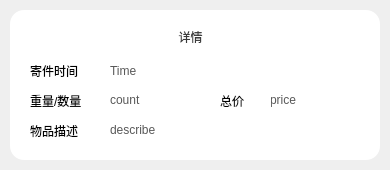
<?xml version="1.0" encoding="UTF-8"?>
<ui version="4.0">
 <class>PacketInfo</class>
 <widget class="QWidget" name="PacketInfo">
  <property name="geometry">
   <rect>
    <x>0</x>
    <y>0</y>
    <width>390</width>
    <height>170</height>
   </rect>
  </property>
  <property name="windowTitle">
   <string>Form</string>
  </property>
  <property name="styleSheet">
   <string notr="true">background:none;
font: 10pt &quot;微软雅黑&quot;;
color: rgb(0, 0, 0);</string>
  </property>
  <widget class="QWidget" name="widget" native="true">
   <property name="geometry">
    <rect>
     <x>10</x>
     <y>10</y>
     <width>370</width>
     <height>150</height>
    </rect>
   </property>
   <property name="styleSheet">
    <string notr="true">background-color: rgb(255, 255, 255);
border-radius:14px;</string>
   </property>
   <widget class="QLabel" name="packet_id">
    <property name="geometry">
     <rect>
      <x>80</x>
      <y>10</y>
      <width>131</width>
      <height>20</height>
     </rect>
    </property>
    <property name="styleSheet">
     <string notr="true">font: 700 10pt &quot;微软雅黑&quot;;
color: rgb(88, 88, 88);</string>
    </property>
    <property name="text">
     <string>test</string>
    </property>
   </widget>
   <widget class="QLabel" name="label">
    <property name="geometry">
     <rect>
      <x>20</x>
      <y>10</y>
      <width>54</width>
      <height>21</height>
     </rect>
    </property>
    <property name="styleSheet">
     <string notr="true">font: 700 10pt &quot;微软雅黑&quot;;
color: rgb(88, 88, 88);</string>
    </property>
    <property name="text">
     <string>运单号</string>
    </property>
   </widget>
   <widget class="QLabel" name="dest_user">
    <property name="geometry">
     <rect>
      <x>230</x>
      <y>45</y>
      <width>101</width>
      <height>31</height>
     </rect>
    </property>
    <property name="styleSheet">
     <string notr="true">font: 700 12pt &quot;微软雅黑&quot;;
text-align:center;</string>
    </property>
    <property name="text">
     <string>&lt;html&gt;&lt;head/&gt;&lt;body&gt;&lt;p&gt;destUser&lt;/p&gt;&lt;/body&gt;&lt;/html&gt;</string>
    </property>
   </widget>
   <widget class="QLabel" name="from_user">
    <property name="geometry">
     <rect>
      <x>30</x>
      <y>45</y>
      <width>91</width>
      <height>31</height>
     </rect>
    </property>
    <property name="styleSheet">
     <string notr="true">font: 700 12pt &quot;微软雅黑&quot;;
text-align:center;</string>
    </property>
    <property name="text">
     <string>&lt;html&gt;&lt;head/&gt;&lt;body&gt;&lt;p&gt;fromUser&lt;/p&gt;&lt;/body&gt;&lt;/html&gt;</string>
    </property>
   </widget>
   <widget class="QLabel" name="label_4">
    <property name="geometry">
     <rect>
      <x>130</x>
      <y>35</y>
      <width>101</width>
      <height>31</height>
     </rect>
    </property>
    <property name="styleSheet">
     <string notr="true">image: url(:/res/icon/icon_send_arrow.png);
background:none;
border:none;</string>
    </property>
    <property name="text">
     <string/>
    </property>
   </widget>
   <widget class="QPushButton" name="packet_recv_click">
    <property name="geometry">
     <rect>
      <x>260</x>
      <y>110</y>
      <width>81</width>
      <height>31</height>
     </rect>
    </property>
    <property name="styleSheet">
     <string notr="true">border:1.5px solid rgb(204,204,204);
border-radius:14px;
color: rgb(0, 0, 0);</string>
    </property>
    <property name="text">
     <string>签收</string>
    </property>
   </widget>
   <widget class="QLabel" name="recv_time">
    <property name="geometry">
     <rect>
      <x>90</x>
      <y>120</y>
      <width>160</width>
      <height>16</height>
     </rect>
    </property>
    <property name="styleSheet">
     <string notr="true">font: 700 10pt &quot;微软雅黑&quot;;
color: rgb(88, 88, 88);</string>
    </property>
    <property name="text">
     <string>Time</string>
    </property>
   </widget>
   <widget class="QLabel" name="packet_status">
    <property name="geometry">
     <rect>
      <x>150</x>
      <y>65</y>
      <width>61</width>
      <height>21</height>
     </rect>
    </property>
    <property name="styleSheet">
     <string notr="true">font: 700 9pt &quot;微软雅黑&quot;;
text-align:center;</string>
    </property>
    <property name="text">
     <string>&lt;html&gt;&lt;head/&gt;&lt;body&gt;&lt;p align=&quot;center&quot;&gt;运输中&lt;/p&gt;&lt;/body&gt;&lt;/html&gt;</string>
    </property>
   </widget>
   <widget class="QLabel" name="label_2">
    <property name="geometry">
     <rect>
      <x>20</x>
      <y>120</y>
      <width>61</width>
      <height>16</height>
     </rect>
    </property>
    <property name="styleSheet">
     <string notr="true">font: 700 10pt &quot;微软雅黑&quot;;
color: rgb(88, 88, 88);</string>
    </property>
    <property name="text">
     <string>签收时间</string>
    </property>
   </widget>
   <widget class="QPushButton" name="view_detail">
    <property name="geometry">
     <rect>
      <x>310</x>
      <y>7</y>
      <width>51</width>
      <height>31</height>
     </rect>
    </property>
    <property name="styleSheet">
     <string notr="true">image: url(:/res/icon/icon_packet_detail.png);</string>
    </property>
    <property name="text">
     <string/>
    </property>
   </widget>
   <widget class="QWidget" name="detail" native="true">
    <property name="geometry">
     <rect>
      <x>10</x>
      <y>10</y>
      <width>351</width>
      <height>131</height>
     </rect>
    </property>
    <property name="styleSheet">
     <string notr="true"/>
    </property>
    <widget class="QLabel" name="send_time">
     <property name="geometry">
      <rect>
       <x>90</x>
       <y>40</y>
       <width>171</width>
       <height>21</height>
      </rect>
     </property>
     <property name="styleSheet">
      <string notr="true">font: 10pt &quot;微软雅黑&quot;;
color: rgb(88, 88, 88);</string>
     </property>
     <property name="text">
      <string>Time</string>
     </property>
    </widget>
    <widget class="QLabel" name="label_3">
     <property name="geometry">
      <rect>
       <x>10</x>
       <y>40</y>
       <width>61</width>
       <height>21</height>
      </rect>
     </property>
     <property name="styleSheet">
      <string notr="true">background-color: rgb(255,255,255);
border:none;
font: 700 11pt &quot;微软雅黑&quot;;
color: rgb(0, 0, 0);</string>
     </property>
     <property name="text">
      <string>寄件时间</string>
     </property>
    </widget>
    <widget class="QLabel" name="label_5">
     <property name="geometry">
      <rect>
       <x>10</x>
       <y>100</y>
       <width>61</width>
       <height>21</height>
      </rect>
     </property>
     <property name="styleSheet">
      <string notr="true">background-color: rgb(255,255,255);
border:none;
font: 700 11pt &quot;微软雅黑&quot;;
color: rgb(0, 0, 0);</string>
     </property>
     <property name="text">
      <string>物品描述</string>
     </property>
    </widget>
    <widget class="QLabel" name="packet_describe">
     <property name="geometry">
      <rect>
       <x>90</x>
       <y>100</y>
       <width>241</width>
       <height>20</height>
      </rect>
     </property>
     <property name="styleSheet">
      <string notr="true">font: 10pt &quot;微软雅黑&quot;;
color: rgb(88, 88, 88);</string>
     </property>
     <property name="text">
      <string>describe</string>
     </property>
    </widget>
    <widget class="QPushButton" name="expand_close_click">
     <property name="geometry">
      <rect>
       <x>0</x>
       <y>0</y>
       <width>41</width>
       <height>31</height>
      </rect>
     </property>
     <property name="styleSheet">
      <string notr="true">image: url(:/res/icon/icon_go_back.png);</string>
     </property>
     <property name="text">
      <string/>
     </property>
    </widget>
    <widget class="QLabel" name="label_6">
     <property name="geometry">
      <rect>
       <x>130</x>
       <y>7</y>
       <width>81</width>
       <height>21</height>
      </rect>
     </property>
     <property name="styleSheet">
      <string notr="true">background:none;;
border:none;
font: 700 12pt &quot;微软雅黑&quot;;
color: rgb(58,58,58);</string>
     </property>
     <property name="text">
      <string>&lt;html&gt;&lt;head/&gt;&lt;body&gt;&lt;p align=&quot;center&quot;&gt;详情&lt;/p&gt;&lt;/body&gt;&lt;/html&gt;</string>
     </property>
    </widget>
    <widget class="QLabel" name="count_type">
     <property name="geometry">
      <rect>
       <x>10</x>
       <y>70</y>
       <width>71</width>
       <height>21</height>
      </rect>
     </property>
     <property name="styleSheet">
      <string notr="true">background-color: rgb(255,255,255);
border:none;
font: 700 11pt &quot;微软雅黑&quot;;
color: rgb(0, 0, 0);</string>
     </property>
     <property name="text">
      <string>重量/数量</string>
     </property>
    </widget>
    <widget class="QLabel" name="packet_count">
     <property name="geometry">
      <rect>
       <x>90</x>
       <y>70</y>
       <width>61</width>
       <height>20</height>
      </rect>
     </property>
     <property name="styleSheet">
      <string notr="true">font: 10pt &quot;微软雅黑&quot;;
color: rgb(88, 88, 88);</string>
     </property>
     <property name="text">
      <string>count</string>
     </property>
    </widget>
    <widget class="QLabel" name="packet_price">
     <property name="geometry">
      <rect>
       <x>250</x>
       <y>70</y>
       <width>61</width>
       <height>20</height>
      </rect>
     </property>
     <property name="styleSheet">
      <string notr="true">font: 10pt &quot;微软雅黑&quot;;
color: rgb(88, 88, 88);</string>
     </property>
     <property name="text">
      <string>price</string>
     </property>
    </widget>
    <widget class="QLabel" name="label_9">
     <property name="geometry">
      <rect>
       <x>200</x>
       <y>70</y>
       <width>51</width>
       <height>21</height>
      </rect>
     </property>
     <property name="styleSheet">
      <string notr="true">background-color: rgb(255,255,255);
border:none;
font: 700 11pt &quot;微软雅黑&quot;;
color: rgb(0, 0, 0);</string>
     </property>
     <property name="text">
      <string>总价</string>
     </property>
    </widget>
   </widget>
   <widget class="QPushButton" name="packet_collect_click">
    <property name="geometry">
     <rect>
      <x>260</x>
      <y>110</y>
      <width>81</width>
      <height>31</height>
     </rect>
    </property>
    <property name="styleSheet">
     <string notr="true">border:1.5px solid rgb(204,204,204);
border-radius:14px;
color: rgb(0, 0, 0);</string>
    </property>
    <property name="text">
     <string>揽收</string>
    </property>
   </widget>
   <widget class="QLabel" name="packet_type">
    <property name="geometry">
     <rect>
      <x>90</x>
      <y>90</y>
      <width>81</width>
      <height>20</height>
     </rect>
    </property>
    <property name="styleSheet">
     <string notr="true">font: 700 10pt &quot;微软雅黑&quot;;
color: rgb(88, 88, 88);</string>
    </property>
    <property name="text">
     <string>type</string>
    </property>
   </widget>
   <widget class="QLabel" name="label_7">
    <property name="geometry">
     <rect>
      <x>20</x>
      <y>90</y>
      <width>61</width>
      <height>21</height>
     </rect>
    </property>
    <property name="styleSheet">
     <string notr="true">background-color: rgb(255,255,255);
border:none;
font: 700 10pt &quot;微软雅黑&quot;;
color: rgb(88, 88, 88);</string>
    </property>
    <property name="text">
     <string>物品类型</string>
    </property>
   </widget>
   <zorder>packet_id</zorder>
   <zorder>label</zorder>
   <zorder>dest_user</zorder>
   <zorder>from_user</zorder>
   <zorder>label_4</zorder>
   <zorder>packet_recv_click</zorder>
   <zorder>recv_time</zorder>
   <zorder>packet_status</zorder>
   <zorder>label_2</zorder>
   <zorder>view_detail</zorder>
   <zorder>packet_collect_click</zorder>
   <zorder>packet_type</zorder>
   <zorder>label_7</zorder>
   <zorder>detail</zorder>
  </widget>
 </widget>
 <resources/>
 <connections/>
</ui>
